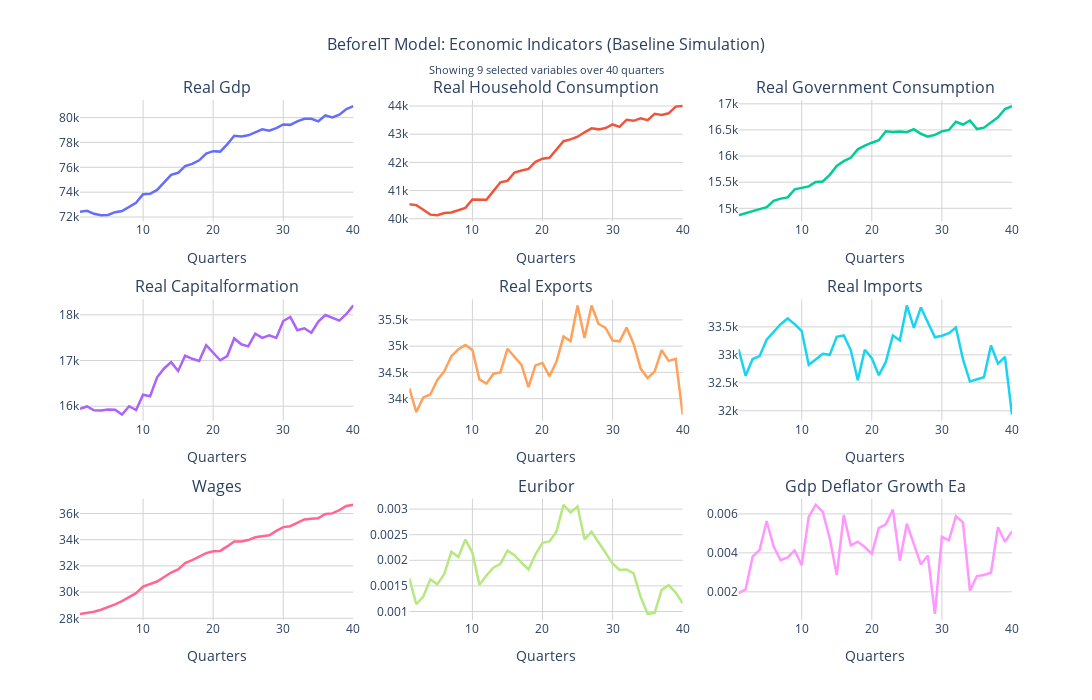

Notebook code for this chart:
### Code cell
selected_variables = [
    "real_gdp",
    "real_household_consumption",
    "real_government_consumption",
    "real_capitalformation",
    "real_exports",
    "real_imports",
    "wages",
    "euribor",
    "gdp_deflator_growth_ea",
]

# Validate that all selected variables exist
missing_vars = [var for var in selected_variables if var not in variable_names]
if missing_vars:
    raise ValueError(
        f" The following selected variables are not available: {missing_vars}"
    )

# Get indices for selected variables
plot_data = []
for var_name in selected_variables:
    var_idx = variable_names.index(var_name)
    plot_data.append((var_name, var_idx))

# Calculate optimal subplot layout (prefer more columns than rows for better readability)
n_vars = len(plot_data)
if n_vars <= 3:
    rows, cols = 1, n_vars
elif n_vars <= 6:
    rows, cols = 2, 3
elif n_vars <= 9:
    rows, cols = 3, 3
elif n_vars <= 12:
    rows, cols = 3, 4
else:
    rows, cols = 4, 4  # Max 4x4 grid, adjust as needed

# Create subplot titles
subplot_titles = [var.replace("_", " ").title() for var, _ in plot_data]

# Create subplot figure
fig = make_subplots(
    rows=rows,
    cols=cols,
    subplot_titles=subplot_titles,
    vertical_spacing=0.15,
    horizontal_spacing=0.06,
)

# Add traces for each selected variable
for i, (var_name, var_idx) in enumerate(plot_data):
    row = (i // cols) + 1
    col = (i % cols) + 1

    series_data = results.get_scalar_timeseries()[var_name]
    fig.add_trace(
        go.Scatter(
            x=time_quarters,
            y=series_data,
            mode="lines",
            name=var_name,
            line=dict(width=2.5),
            hovertemplate="<b>%{fullData.name}</b><br>"
            + "Quarter: %{x}<br>"
            + "Value: %{y:.4f}<br>"
            + "<extra></extra>",
        ),
        row=row,
        col=col,
    )

# Update layout
fig.update_layout(
    title={
        "text": f"BeforeIT Model: Economic Indicators (Baseline Simulation)<br><sub>Showing {n_vars} selected variables over {T} quarters</sub>",
        "x": 0.5,
        "font": {"size": 16},
    },
    height=200 * rows + 100,  # Dynamic height based on number of rows
    width=1200,
    showlegend=False,  # Turn off legend since subplot titles show variable names
    plot_bgcolor="white",
    paper_bgcolor="white",
)

# Update axes labels
fig.update_xaxes(
    title_text="Quarters", showgrid=True, gridwidth=1, gridcolor="lightgray"
)
fig.update_yaxes(showgrid=True, gridwidth=1, gridcolor="lightgray")

# Show the plot
fig.show()

### Figure 1 — Plotly figure (JSON) as saved in the notebook; plotly's stock layout.template omitted (floating-point values rounded to 4 significant figures)
{"data": [{"hovertemplate": "<b>%{fullData.name}</b><br>Quarter: %{x}<br>Value: %{y:.4f}<br><extra></extra>", "line": {"width": 2.5}, "mode": "lines", "name": "real_gdp", "type": "scatter", "x": [1, 2, 3, 4, 5, 6, 7, 8, 9, 10, 11, 12, 13, 14, 15, 16, 17, 18, 19, 20, 21, 22, 23, 24, 25, 26, 27, 28, 29, 30, 31, 32, 33, 34, 35, 36, 37, 38, 39, 40], "xaxis": "x", "y": [72420.0, 72500.0, 72260.0, 72140.0, 72160.0, 72390.0, 72480.0, 72810.0, 73140.0, 73830.0, 73870.0, 74180.0, 74780.0, 75400.0, 75560.0, 76090.0, 76270.0, 76560.0, 77100.0, 77300.0, 77260.0, 77850.0, 78530.0, 78480.0, 78570.0, 78850.0, 79060.0, 78940.0, 79150.0, 79450.0, 79410.0, 79700.0, 79900.0, 79900.0, 79700.0, 80180.0, 80010.0, 80230.0, 80690.0, 80930.0, 81190.0], "yaxis": "y"}, {"hovertemplate": "<b>%{fullData.name}</b><br>Quarter: %{x}<br>Value: %{y:.4f}<br><extra></extra>", "line": {"width": 2.5}, "mode": "lines", "name": "real_household_consumption", "type": "scatter", "x": [1, 2, 3, 4, 5, 6, 7, 8, 9, 10, 11, 12, 13, 14, 15, 16, 17, 18, 19, 20, 21, 22, 23, 24, 25, 26, 27, 28, 29, 30, 31, 32, 33, 34, 35, 36, 37, 38, 39, 40], "xaxis": "x2", "y": [40510.0, 40480.0, 40320.0, 40150.0, 40120.0, 40200.0, 40220.0, 40310.0, 40390.0, 40680.0, 40690.0, 40680.0, 40980.0, 41290.0, 41350.0, 41640.0, 41710.0, 41770.0, 42020.0, 42130.0, 42160.0, 42450.0, 42750.0, 42820.0, 42910.0, 43070.0, 43210.0, 43170.0, 43220.0, 43350.0, 43260.0, 43510.0, 43480.0, 43560.0, 43500.0, 43720.0, 43680.0, 43740.0, 43980.0, 44000.0, 44180.0], "yaxis": "y2"}, {"hovertemplate": "<b>%{fullData.name}</b><br>Quarter: %{x}<br>Value: %{y:.4f}<br><extra></extra>", "line": {"width": 2.5}, "mode": "lines", "name": "real_government_consumption", "type": "scatter", "x": [1, 2, 3, 4, 5, 6, 7, 8, 9, 10, 11, 12, 13, 14, 15, 16, 17, 18, 19, 20, 21, 22, 23, 24, 25, 26, 27, 28, 29, 30, 31, 32, 33, 34, 35, 36, 37, 38, 39, 40], "xaxis": "x3", "y": [14870.0, 14900.0, 14930.0, 14980.0, 15020.0, 15140.0, 15190.0, 15210.0, 15360.0, 15400.0, 15420.0, 15500.0, 15510.0, 15640.0, 15810.0, 15900.0, 15970.0, 16130.0, 16200.0, 16260.0, 16300.0, 16470.0, 16460.0, 16470.0, 16460.0, 16520.0, 16430.0, 16370.0, 16410.0, 16470.0, 16500.0, 16660.0, 16600.0, 16680.0, 16520.0, 16540.0, 16640.0, 16740.0, 16900.0, 16960.0, 17170.0], "yaxis": "y3"}, {"hovertemplate": "<b>%{fullData.name}</b><br>Quarter: %{x}<br>Value: %{y:.4f}<br><extra></extra>", "line": {"width": 2.5}, "mode": "lines", "name": "real_capitalformation", "type": "scatter", "x": [1, 2, 3, 4, 5, 6, 7, 8, 9, 10, 11, 12, 13, 14, 15, 16, 17, 18, 19, 20, 21, 22, 23, 24, 25, 26, 27, 28, 29, 30, 31, 32, 33, 34, 35, 36, 37, 38, 39, 40], "xaxis": "x4", "y": [15940.0, 15990.0, 15910.0, 15910.0, 15930.0, 15920.0, 15820.0, 16000.0, 15920.0, 16250.0, 16220.0, 16630.0, 16830.0, 16970.0, 16770.0, 17110.0, 17040.0, 16990.0, 17330.0, 17170.0, 17010.0, 17100.0, 17480.0, 17360.0, 17310.0, 17590.0, 17500.0, 17550.0, 17490.0, 17870.0, 17950.0, 17660.0, 17710.0, 17610.0, 17850.0, 18000.0, 17930.0, 17870.0, 18020.0, 18210.0, 18020.0], "yaxis": "y4"}, {"hovertemplate": "<b>%{fullData.name}</b><br>Quarter: %{x}<br>Value: %{y:.4f}<br><extra></extra>", "line": {"width": 2.5}, "mode": "lines", "name": "real_exports", "type": "scatter", "x": [1, 2, 3, 4, 5, 6, 7, 8, 9, 10, 11, 12, 13, 14, 15, 16, 17, 18, 19, 20, 21, 22, 23, 24, 25, 26, 27, 28, 29, 30, 31, 32, 33, 34, 35, 36, 37, 38, 39, 40], "xaxis": "x5", "y": [34200.0, 33740.0, 34020.0, 34080.0, 34360.0, 34520.0, 34810.0, 34940.0, 35020.0, 34930.0, 34370.0, 34290.0, 34480.0, 34500.0, 34950.0, 34790.0, 34640.0, 34220.0, 34630.0, 34680.0, 34430.0, 34700.0, 35180.0, 35100.0, 35780.0, 35160.0, 35770.0, 35420.0, 35350.0, 35110.0, 35090.0, 35350.0, 35040.0, 34570.0, 34390.0, 34520.0, 34920.0, 34720.0, 34760.0, 33700.0, 34080.0], "yaxis": "y5"}, {"hovertemplate": "<b>%{fullData.name}</b><br>Quarter: %{x}<br>Value: %{y:.4f}<br><extra></extra>", "line": {"width": 2.5}, "mode": "lines", "name": "real_imports", "type": "scatter", "x": [1, 2, 3, 4, 5, 6, 7, 8, 9, 10, 11, 12, 13, 14, 15, 16, 17, 18, 19, 20, 21, 22, 23, 24, 25, 26, 27, 28, 29, 30, 31, 32, 33, 34, 35, 36, 37, 38, 39, 40], "xaxis": "x6", "y": [33100.0, 32630.0, 32930.0, 32980.0, 33270.0, 33400.0, 33550.0, 33650.0, 33550.0, 33430.0, 32820.0, 32920.0, 33020.0, 33000.0, 33320.0, 33350.0, 33090.0, 32550.0, 33090.0, 32940.0, 32640.0, 32870.0, 33350.0, 33260.0, 33880.0, 33480.0, 33850.0, 33580.0, 33310.0, 33340.0, 33390.0, 33490.0, 32920.0, 32520.0, 32560.0, 32600.0, 33170.0, 32840.0, 32960.0, 31930.0, 32250.0], "yaxis": "y6"}, {"hovertemplate": "<b>%{fullData.name}</b><br>Quarter: %{x}<br>Value: %{y:.4f}<br><extra></extra>", "line": {"width": 2.5}, "mode": "lines", "name": "wages", "type": "scatter", "x": [1, 2, 3, 4, 5, 6, 7, 8, 9, 10, 11, 12, 13, 14, 15, 16, 17, 18, 19, 20, 21, 22, 23, 24, 25, 26, 27, 28, 29, 30, 31, 32, 33, 34, 35, 36, 37, 38, 39, 40], "xaxis": "x7", "y": [28340.0, 28430.0, 28500.0, 28660.0, 28840.0, 29070.0, 29320.0, 29620.0, 29920.0, 30430.0, 30610.0, 30810.0, 31160.0, 31500.0, 31730.0, 32220.0, 32440.0, 32710.0, 32980.0, 33120.0, 33150.0, 33490.0, 33870.0, 33870.0, 33970.0, 34180.0, 34280.0, 34340.0, 34680.0, 34970.0, 35030.0, 35300.0, 35550.0, 35600.0, 35650.0, 35970.0, 36010.0, 36260.0, 36580.0, 36670.0, 37020.0], "yaxis": "y7"}, {"hovertemplate": "<b>%{fullData.name}</b><br>Quarter: %{x}<br>Value: %{y:.4f}<br><extra></extra>", "line": {"width": 2.5}, "mode": "lines", "name": "euribor", "type": "scatter", "x": [1, 2, 3, 4, 5, 6, 7, 8, 9, 10, 11, 12, 13, 14, 15, 16, 17, 18, 19, 20, 21, 22, 23, 24, 25, 26, 27, 28, 29, 30, 31, 32, 33, 34, 35, 36, 37, 38, 39, 40], "xaxis": "x8", "y": [0.001646, 0.001142, 0.001292, 0.001627, 0.00153, 0.001736, 0.002164, 0.002063, 0.002405, 0.002151, 0.00152, 0.001703, 0.001855, 0.001929, 0.002189, 0.002099, 0.001956, 0.00182, 0.002116, 0.002343, 0.002368, 0.002564, 0.003085, 0.002935, 0.00305, 0.00241, 0.002556, 0.002352, 0.002162, 0.001937, 0.001812, 0.001822, 0.001745, 0.001286, 0.0009524, 0.0009738, 0.001422, 0.001513, 0.001369, 0.001161, 0.001097], "yaxis": "y8"}, {"hovertemplate": "<b>%{fullData.name}</b><br>Quarter: %{x}<br>Value: %{y:.4f}<br><extra></extra>", "line": {"width": 2.5}, "mode": "lines", "name": "gdp_deflator_growth_ea", "type": "scatter", "x": [1, 2, 3, 4, 5, 6, 7, 8, 9, 10, 11, 12, 13, 14, 15, 16, 17, 18, 19, 20, 21, 22, 23, 24, 25, 26, 27, 28, 29, 30, 31, 32, 33, 34, 35, 36, 37, 38, 39, 40], "xaxis": "x9", "y": [0.001938, 0.002129, 0.003807, 0.004158, 0.005628, 0.004325, 0.003623, 0.003764, 0.004127, 0.003362, 0.00585, 0.006471, 0.0061, 0.004748, 0.002858, 0.005941, 0.004381, 0.00457, 0.0043, 0.00395, 0.005274, 0.005469, 0.00623, 0.0036, 0.005493, 0.00442, 0.003407, 0.003862, 0.0008654, 0.004825, 0.004648, 0.005877, 0.005569, 0.002063, 0.002811, 0.002869, 0.002982, 0.005316, 0.004569, 0.005105, 0.005339], "yaxis": "y9"}], "layout": {"annotations": [{"font": {"size": 16}, "showarrow": false, "text": "Real Gdp", "x": 0.1467, "xanchor": "center", "xref": "paper", "y": 1.0, "yanchor": "bottom", "yref": "paper"}, {"font": {"size": 16}, "showarrow": false, "text": "Real Household Consumption", "x": 0.5, "xanchor": "center", "xref": "paper", "y": 1.0, "yanchor": "bottom", "yref": "paper"}, {"font": {"size": 16}, "showarrow": false, "text": "Real Government Consumption", "x": 0.8533, "xanchor": "center", "xref": "paper", "y": 1.0, "yanchor": "bottom", "yref": "paper"}, {"font": {"size": 16}, "showarrow": false, "text": "Real Capitalformation", "x": 0.1467, "xanchor": "center", "xref": "paper", "y": 0.6167, "yanchor": "bottom", "yref": "paper"}, {"font": {"size": 16}, "showarrow": false, "text": "Real Exports", "x": 0.5, "xanchor": "center", "xref": "paper", "y": 0.6167, "yanchor": "bottom", "yref": "paper"}, {"font": {"size": 16}, "showarrow": false, "text": "Real Imports", "x": 0.8533, "xanchor": "center", "xref": "paper", "y": 0.6167, "yanchor": "bottom", "yref": "paper"}, {"font": {"size": 16}, "showarrow": false, "text": "Wages", "x": 0.1467, "xanchor": "center", "xref": "paper", "y": 0.2333, "yanchor": "bottom", "yref": "paper"}, {"font": {"size": 16}, "showarrow": false, "text": "Euribor", "x": 0.5, "xanchor": "center", "xref": "paper", "y": 0.2333, "yanchor": "bottom", "yref": "paper"}, {"font": {"size": 16}, "showarrow": false, "text": "Gdp Deflator Growth Ea", "x": 0.8533, "xanchor": "center", "xref": "paper", "y": 0.2333, "yanchor": "bottom", "yref": "paper"}], "height": 700, "paper_bgcolor": "white", "plot_bgcolor": "white", "showlegend": false, "title": {"font": {"size": 16}, "text": "BeforeIT Model: Economic Indicators (Baseline Simulation)<br><sub>Showing 9 selected variables over 40 quarters</sub>", "x": 0.5}, "width": 1200, "xaxis": {"anchor": "y", "domain": [0, 0.2933], "gridcolor": "lightgray", "gridwidth": 1, "showgrid": true, "title": {"text": "Quarters"}}, "xaxis2": {"anchor": "y2", "domain": [0.3533, 0.6467], "gridcolor": "lightgray", "gridwidth": 1, "showgrid": true, "title": {"text": "Quarters"}}, "xaxis3": {"anchor": "y3", "domain": [0.7067, 1], "gridcolor": "lightgray", "gridwidth": 1, "showgrid": true, "title": {"text": "Quarters"}}, "xaxis4": {"anchor": "y4", "domain": [0, 0.2933], "gridcolor": "lightgray", "gridwidth": 1, "showgrid": true, "title": {"text": "Quarters"}}, "xaxis5": {"anchor": "y5", "domain": [0.3533, 0.6467], "gridcolor": "lightgray", "gridwidth": 1, "showgrid": true, "title": {"text": "Quarters"}}, "xaxis6": {"anchor": "y6", "domain": [0.7067, 1], "gridcolor": "lightgray", "gridwidth": 1, "showgrid": true, "title": {"text": "Quarters"}}, "xaxis7": {"anchor": "y7", "domain": [0, 0.2933], "gridcolor": "lightgray", "gridwidth": 1, "showgrid": true, "title": {"text": "Quarters"}}, "xaxis8": {"anchor": "y8", "domain": [0.3533, 0.6467], "gridcolor": "lightgray", "gridwidth": 1, "showgrid": true, "title": {"text": "Quarters"}}, "xaxis9": {"anchor": "y9", "domain": [0.7067, 1], "gridcolor": "lightgray", "gridwidth": 1, "showgrid": true, "title": {"text": "Quarters"}}, "yaxis": {"anchor": "x", "domain": [0.7667, 1.0], "gridcolor": "lightgray", "gridwidth": 1, "showgrid": true}, "yaxis2": {"anchor": "x2", "domain": [0.7667, 1.0], "gridcolor": "lightgray", "gridwidth": 1, "showgrid": true}, "yaxis3": {"anchor": "x3", "domain": [0.7667, 1.0], "gridcolor": "lightgray", "gridwidth": 1, "showgrid": true}, "yaxis4": {"anchor": "x4", "domain": [0.3833, 0.6167], "gridcolor": "lightgray", "gridwidth": 1, "showgrid": true}, "yaxis5": {"anchor": "x5", "domain": [0.3833, 0.6167], "gridcolor": "lightgray", "gridwidth": 1, "showgrid": true}, "yaxis6": {"anchor": "x6", "domain": [0.3833, 0.6167], "gridcolor": "lightgray", "gridwidth": 1, "showgrid": true}, "yaxis7": {"anchor": "x7", "domain": [0, 0.2333], "gridcolor": "lightgray", "gridwidth": 1, "showgrid": true}, "yaxis8": {"anchor": "x8", "domain": [0, 0.2333], "gridcolor": "lightgray", "gridwidth": 1, "showgrid": true}, "yaxis9": {"anchor": "x9", "domain": [0, 0.2333], "gridcolor": "lightgray", "gridwidth": 1, "showgrid": true}}}
